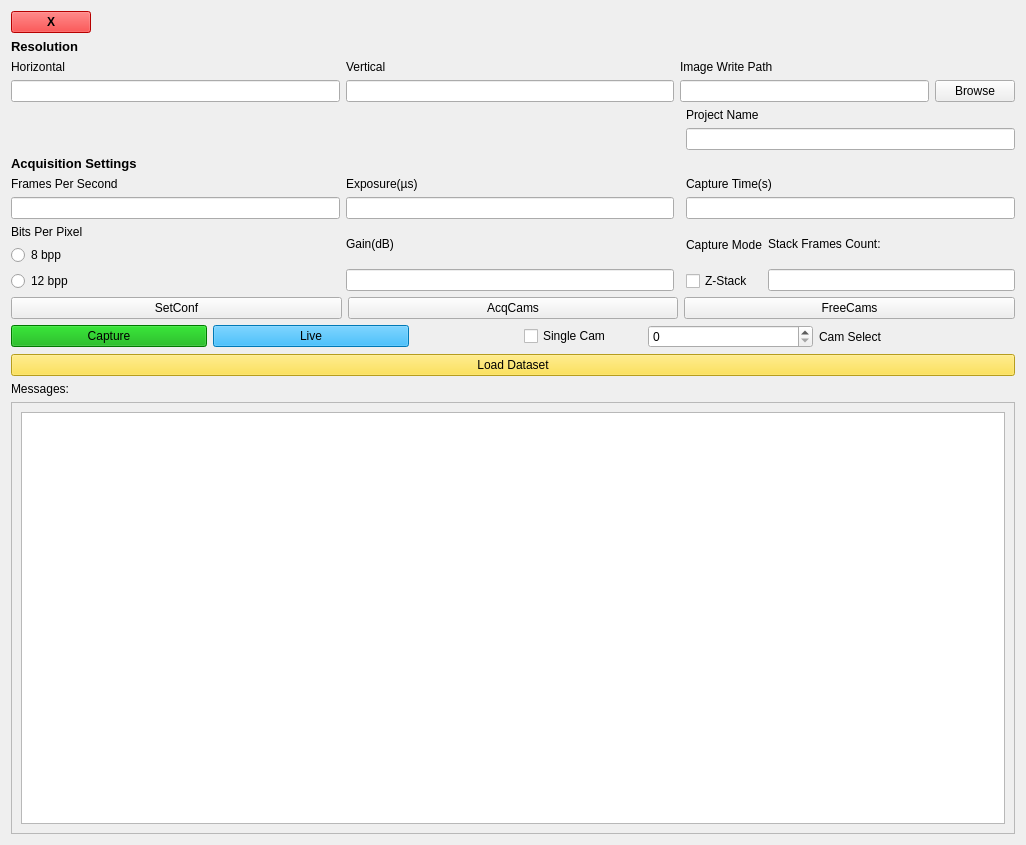
<?xml version="1.0" encoding="UTF-8"?>
<ui version="4.0">
 <class>Form</class>
 <widget class="QWidget" name="Form">
  <property name="geometry">
   <rect>
    <x>0</x>
    <y>0</y>
    <width>1026</width>
    <height>845</height>
   </rect>
  </property>
  <property name="maximumSize">
   <size>
    <width>16777215</width>
    <height>16777203</height>
   </size>
  </property>
  <property name="windowTitle">
   <string>Form</string>
  </property>
  <layout class="QGridLayout" name="gridLayout_2">
   <item row="6" column="3">
    <layout class="QHBoxLayout" name="horizontalLayout_3">
     <item>
      <widget class="QPushButton" name="CapturePushButton">
       <property name="minimumSize">
        <size>
         <width>0</width>
         <height>17</height>
        </size>
       </property>
       <property name="maximumSize">
        <size>
         <width>16777215</width>
         <height>16777215</height>
        </size>
       </property>
       <property name="baseSize">
        <size>
         <width>0</width>
         <height>0</height>
        </size>
       </property>
       <property name="styleSheet">
        <string notr="true">
background-color: rgb(0, 170, 0);</string>
       </property>
       <property name="text">
        <string>Capture</string>
       </property>
      </widget>
     </item>
     <item>
      <widget class="QPushButton" name="LiveButton">
       <property name="styleSheet">
        <string notr="true">background-color: rgb(0, 170, 255);</string>
       </property>
       <property name="text">
        <string>Live</string>
       </property>
      </widget>
     </item>
     <item alignment="Qt::AlignRight">
      <widget class="QCheckBox" name="SingleCamCheckBox">
       <property name="text">
        <string>Single Cam</string>
       </property>
       <property name="checkable">
        <bool>true</bool>
       </property>
       <property name="checked">
        <bool>false</bool>
       </property>
      </widget>
     </item>
     <item alignment="Qt::AlignRight">
      <widget class="QSpinBox" name="CamSpinBox">
       <property name="sizePolicy">
        <sizepolicy hsizetype="Minimum" vsizetype="Fixed">
         <horstretch>0</horstretch>
         <verstretch>0</verstretch>
        </sizepolicy>
       </property>
       <property name="minimumSize">
        <size>
         <width>165</width>
         <height>15</height>
        </size>
       </property>
      </widget>
     </item>
     <item>
      <widget class="QLabel" name="CamSelectLabel">
       <property name="text">
        <string>Cam Select</string>
       </property>
      </widget>
     </item>
    </layout>
   </item>
   <item row="5" column="3">
    <layout class="QHBoxLayout" name="horizontalLayout">
     <item>
      <widget class="QPushButton" name="ConfButton">
       <property name="text">
        <string>SetConf</string>
       </property>
      </widget>
     </item>
     <item>
      <widget class="QPushButton" name="AcquireCamsButton">
       <property name="text">
        <string>AcqCams</string>
       </property>
      </widget>
     </item>
     <item>
      <widget class="QPushButton" name="ReleaseCamsButton">
       <property name="text">
        <string>FreeCams</string>
       </property>
      </widget>
     </item>
    </layout>
   </item>
   <item row="1" column="3">
    <widget class="QLabel" name="ResolutionLabel">
     <property name="font">
      <font>
       <pointsize>10</pointsize>
       <weight>75</weight>
       <bold>true</bold>
      </font>
     </property>
     <property name="text">
      <string>Resolution</string>
     </property>
    </widget>
   </item>
   <item row="2" column="3" rowspan="3">
    <layout class="QGridLayout" name="gridLayout">
     <item row="0" column="1">
      <layout class="QVBoxLayout" name="verticalLayout_3">
       <item>
        <widget class="QLabel" name="VertLabel">
         <property name="text">
          <string>Vertical</string>
         </property>
        </widget>
       </item>
       <item>
        <widget class="QLineEdit" name="VertLineEdit">
         <property name="sizePolicy">
          <sizepolicy hsizetype="MinimumExpanding" vsizetype="Fixed">
           <horstretch>0</horstretch>
           <verstretch>0</verstretch>
          </sizepolicy>
         </property>
        </widget>
       </item>
      </layout>
     </item>
     <item row="0" column="0">
      <layout class="QVBoxLayout" name="verticalLayout_2">
       <item>
        <widget class="QLabel" name="HorzLabel">
         <property name="text">
          <string>Horizontal</string>
         </property>
        </widget>
       </item>
       <item>
        <widget class="QLineEdit" name="HorzLineEdit">
         <property name="sizePolicy">
          <sizepolicy hsizetype="MinimumExpanding" vsizetype="Fixed">
           <horstretch>0</horstretch>
           <verstretch>0</verstretch>
          </sizepolicy>
         </property>
        </widget>
       </item>
      </layout>
     </item>
     <item row="3" column="1">
      <layout class="QVBoxLayout" name="verticalLayout_11">
       <item>
        <widget class="QLabel" name="EXPLabel">
         <property name="text">
          <string>Exposure(µs)</string>
         </property>
        </widget>
       </item>
       <item>
        <widget class="QLineEdit" name="EXPLineEdit">
         <property name="sizePolicy">
          <sizepolicy hsizetype="MinimumExpanding" vsizetype="Fixed">
           <horstretch>0</horstretch>
           <verstretch>0</verstretch>
          </sizepolicy>
         </property>
        </widget>
       </item>
      </layout>
     </item>
     <item row="0" column="2" colspan="2">
      <layout class="QVBoxLayout" name="verticalLayout_4">
       <item>
        <widget class="QLabel" name="WritePLlabel">
         <property name="text">
          <string>Image Write Path</string>
         </property>
        </widget>
       </item>
       <item>
        <layout class="QHBoxLayout" name="horizontalLayout_2">
         <item>
          <widget class="QLineEdit" name="WritePLineEdit"/>
         </item>
         <item>
          <widget class="QPushButton" name="BrowsePushButton">
           <property name="text">
            <string>Browse</string>
           </property>
          </widget>
         </item>
        </layout>
       </item>
      </layout>
     </item>
     <item row="1" column="3">
      <layout class="QVBoxLayout" name="verticalLayout_5">
       <item>
        <widget class="QLabel" name="ProjectNameLabel">
         <property name="text">
          <string>Project Name</string>
         </property>
        </widget>
       </item>
       <item>
        <widget class="QLineEdit" name="PNameLineEdit"/>
       </item>
      </layout>
     </item>
     <item row="2" column="0">
      <widget class="QLabel" name="label">
       <property name="font">
        <font>
         <pointsize>10</pointsize>
         <weight>75</weight>
         <bold>true</bold>
        </font>
       </property>
       <property name="text">
        <string>Acquisition Settings</string>
       </property>
      </widget>
     </item>
     <item row="4" column="0">
      <layout class="QVBoxLayout" name="verticalLayout_10">
       <item>
        <widget class="QLabel" name="BPPLabel">
         <property name="text">
          <string>Bits Per Pixel</string>
         </property>
        </widget>
       </item>
       <item>
        <widget class="QRadioButton" name="radioButton">
         <property name="text">
          <string>8 bpp</string>
         </property>
        </widget>
       </item>
       <item>
        <widget class="QRadioButton" name="radioButton_2">
         <property name="text">
          <string>12 bpp</string>
         </property>
        </widget>
       </item>
      </layout>
     </item>
     <item row="4" column="1">
      <layout class="QVBoxLayout" name="verticalLayout_7">
       <item>
        <widget class="QLabel" name="GainLabel">
         <property name="text">
          <string>Gain(dB)</string>
         </property>
        </widget>
       </item>
       <item>
        <widget class="QLineEdit" name="GainlineEdit">
         <property name="sizePolicy">
          <sizepolicy hsizetype="Minimum" vsizetype="Fixed">
           <horstretch>0</horstretch>
           <verstretch>0</verstretch>
          </sizepolicy>
         </property>
        </widget>
       </item>
      </layout>
     </item>
     <item row="3" column="0">
      <layout class="QVBoxLayout" name="verticalLayout_9">
       <item>
        <widget class="QLabel" name="FPSLabel">
         <property name="text">
          <string>Frames Per Second</string>
         </property>
        </widget>
       </item>
       <item>
        <widget class="QLineEdit" name="FPSLineEdit">
         <property name="sizePolicy">
          <sizepolicy hsizetype="MinimumExpanding" vsizetype="Fixed">
           <horstretch>0</horstretch>
           <verstretch>0</verstretch>
          </sizepolicy>
         </property>
        </widget>
       </item>
      </layout>
     </item>
     <item row="4" column="3">
      <layout class="QHBoxLayout" name="horizontalLayout_4">
       <item>
        <layout class="QVBoxLayout" name="verticalLayout_8">
         <item>
          <widget class="QLabel" name="CaptureModeLabel">
           <property name="text">
            <string>Capture Mode</string>
           </property>
          </widget>
         </item>
         <item>
          <widget class="QCheckBox" name="ZStackBox">
           <property name="text">
            <string>Z-Stack</string>
           </property>
          </widget>
         </item>
        </layout>
       </item>
       <item>
        <layout class="QVBoxLayout" name="verticalLayout_6">
         <item>
          <widget class="QLabel" name="StackFramesLabel">
           <property name="text">
            <string>Stack Frames Count:</string>
           </property>
          </widget>
         </item>
         <item>
          <widget class="QLineEdit" name="StackFramesEdit"/>
         </item>
        </layout>
       </item>
      </layout>
     </item>
     <item row="3" column="3">
      <layout class="QVBoxLayout" name="verticalLayout_12">
       <item>
        <widget class="QLabel" name="CaptureLabel">
         <property name="text">
          <string>Capture Time(s)</string>
         </property>
        </widget>
       </item>
       <item>
        <widget class="QLineEdit" name="CapTimeLineEdit"/>
       </item>
      </layout>
     </item>
    </layout>
   </item>
   <item row="8" column="3">
    <layout class="QVBoxLayout" name="verticalLayout_13">
     <item>
      <widget class="QLabel" name="MsgLabel">
       <property name="text">
        <string>Messages:</string>
       </property>
      </widget>
     </item>
     <item>
      <widget class="QScrollArea" name="scrollArea">
       <property name="widgetResizable">
        <bool>true</bool>
       </property>
       <widget class="QWidget" name="scrollAreaWidgetContents_3">
        <property name="geometry">
         <rect>
          <x>0</x>
          <y>0</y>
          <width>1004</width>
          <height>423</height>
         </rect>
        </property>
        <layout class="QVBoxLayout" name="verticalLayout">
         <item>
          <widget class="QPlainTextEdit" name="logTextBox"/>
         </item>
        </layout>
       </widget>
      </widget>
     </item>
    </layout>
   </item>
   <item row="0" column="3">
    <layout class="QGridLayout" name="gridLayout_3">
     <item row="0" column="1">
      <spacer name="horizontalSpacer">
       <property name="orientation">
        <enum>Qt::Horizontal</enum>
       </property>
       <property name="sizeHint" stdset="0">
        <size>
         <width>0</width>
         <height>0</height>
        </size>
       </property>
      </spacer>
     </item>
     <item row="0" column="0">
      <widget class="QPushButton" name="exitBtn">
       <property name="sizePolicy">
        <sizepolicy hsizetype="Fixed" vsizetype="Minimum">
         <horstretch>0</horstretch>
         <verstretch>0</verstretch>
        </sizepolicy>
       </property>
       <property name="minimumSize">
        <size>
         <width>0</width>
         <height>0</height>
        </size>
       </property>
       <property name="font">
        <font>
         <weight>75</weight>
         <bold>true</bold>
         <strikeout>false</strikeout>
        </font>
       </property>
       <property name="styleSheet">
        <string notr="true">background-color: rgb(255, 0, 0);</string>
       </property>
       <property name="text">
        <string>X</string>
       </property>
       <property name="iconSize">
        <size>
         <width>5</width>
         <height>5</height>
        </size>
       </property>
      </widget>
     </item>
    </layout>
   </item>
   <item row="7" column="3">
    <widget class="QPushButton" name="loadBtn">
     <property name="styleSheet">
      <string notr="true">background-color: rgb(255, 220, 42);</string>
     </property>
     <property name="text">
      <string>Load Dataset</string>
     </property>
    </widget>
   </item>
  </layout>
 </widget>
 <resources/>
 <connections/>
</ui>
